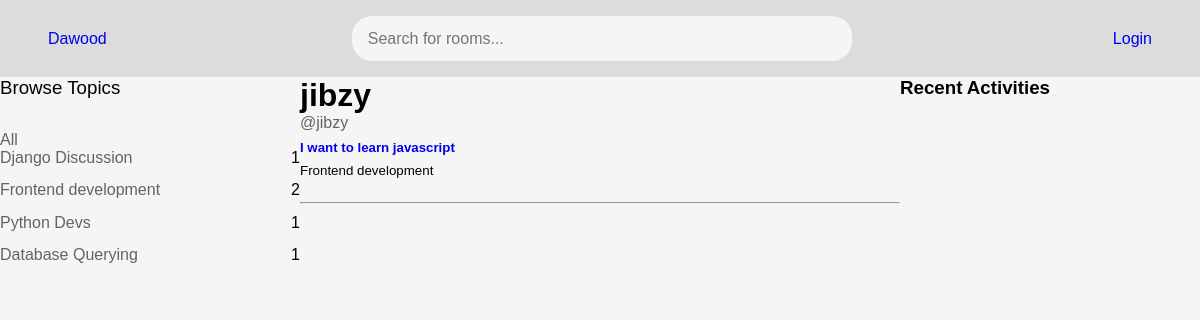
Before: /profile/3/ with the older database file.
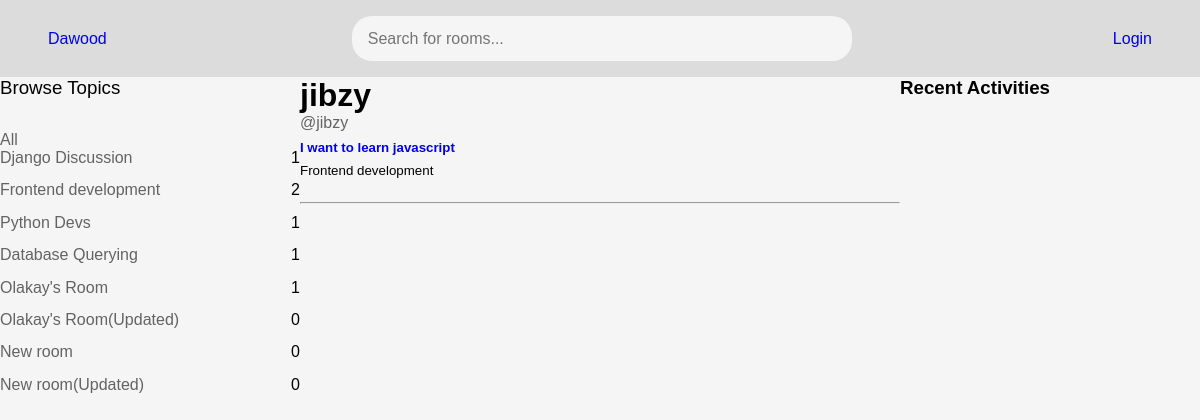
After: the same page with the newer database file.
### main/models.py (models this page shows, shortened)
class Topic(models.Model):
    name = models.CharField(max_length=200)

class Room(models.Model):
    host= models.ForeignKey(User, on_delete=models.SET_NULL, null=True)
    topic = models.ForeignKey(Topic, on_delete=models.SET_NULL, null=True)
    name = models.CharField(max_length=200)
    description = models.TextField(null=True, blank=True)
    participants = models.ManyToManyField(User, related_name="participants", blank=True)
    created = models.DateTimeField(auto_now_add= True)
    updated = models.DateTimeField(auto_now=True)
    class Meta:
        ordering = ["-updated", "-created"]

### main/views.py (the view)
# urls.py: path("profile/<str:pk>/", views.user_profile, name= "profile"),
def user_profile(request, pk):
    user  = User.objects.get(id = pk)
    topics = Topic.objects.all()
    recent_messages = user.message_set.all()
    rooms = user.room_set.all()
    context= {"user":user, "topics":topics, "rooms": rooms, "recent_messages": recent_messages}
    return render(request, 'main/profile.html', context)

### main/templates/main/profile.html (shortened to what this page needs)
{% extends "base.html" %} {% block content %}
<div class="profile_wrp">
  <div>{% include "main/topics.html" %}</div>
  <div>
    <h1>{{user.username}}</h1>
    {% include "main/feeds.html" %}
  </div>
  <div>{% include 'main/activities.html' %}</div>
</div>
{% endblock %}

### templates/base.html (shortened to what this page needs)
<!DOCTYPE html>
{% load static %}
<html lang="en">
  <head>
    <link rel="stylesheet" href="{% static 'styles/styles.css' %}" />
  </head>
  <body>
    {% include "nav.html" %} {% block content %} {% endblock %}
  </body>
</html>

### templates/nav.html (shortened to what this page needs)
<div class="nav">
  <a href="/">Dawood</a>
  <form action="{% url 'home' %}" method="get">
    <input
      class="nav-search"
      type="text"
      placeholder="Search for rooms..."
      name="q"
    />
  </form>
  {% if request.user.is_authenticated %}
  <div class="nav-login">
    <img src="" alt="" />
    <a href="{% url 'logout' %}">Logout</a>
    <a href="{% url 'edit-profile' request.user.id %}">Edit Profile</a>
  </div>
  {%else%}
  <div class="nav-login">
    <a href="{% url 'login-signup' %}">Login</a>
  </div>
  {%endif%}
</div>

### main/templates/main/topics.html
<div class="topics-bar">
  <h3>Browse Topics</h3>
  <a class="a" href="{% url 'home' %}">All</a>
  <div class="topics">
    {% for topic in topics %}
    <div class="topic-div">
      <a href="{% url 'home' %}?q={{topic.name}}">{{topic.name}}</a>
      <p>{{topic.room_set.all.count}}</p>
    </div>
    {% endfor%}
  </div>
</div>

### main/templates/main/feeds.html (shortened to what this page needs)
<div class="feed-wrp">
  {% for room in rooms %}
  <div class="feed-sub-wrp">
    <div class="feed-info">
      <a href="{% url 'profile' room.host.id %}">@{{room.host.username}}</a>
    </div>
    <h5>
      <a href="{% url 'room' room.id %}"> {{room.name}} </a>
    </h5>
    <small>{{room.topic.name}}</small>
  </div>
  <hr />
  {%endfor%}
</div>

### main/templates/main/activities.html (shortened to what this page needs)
<h3>Recent Activities</h3>

### static/styles/styles.css (style rules this page uses)
* { padding: 0; margin: 0; box-sizing: border-box; }
body { font-family: sans-serif; background-color: var(--color); }
a { text-decoration: none; }
:root { --color: #f5f5f5; --bg-color: gainsboro; --prm: rgb(100, 99, 99); }
.nav { width: 100%; display: flex; gap: 2rem; align-items: center; justify-content: space-between; padding: 1rem 3rem; background-color: var(--bg-color); }
.nav-search { height: 45px; outline: none; border: none; border-radius: 20px; width: 500px; background-color: var(--color); font-size: 1rem; text-indent: 1rem; }
.nav-search::placeholder { text-indent: 1rem; }
.nav-login { display: flex; gap: 1rem; align-items: center; }
.topics-bar h3 { padding-bottom: 2rem; font-weight: 500; }
.topics-bar > .a { color: rgb(100, 99, 99); padding-bottom: 1rem; }
.topics { display: flex; flex-direction: column; gap: 0.9rem; }
.topic-div { display: flex; justify-content: space-between; align-items: center; }
.topic-div a { text-decoration: none; color: rgb(100, 99, 99); }
.feed-wrp { display: flex; flex-direction: column; gap: 1.5rem; }
.feed-wrp .feed-sub-wrp { display: flex; flex-direction: column; gap: 0.5rem; }
.feed-wrp .feed-info { display: flex; gap: 2rem; align-items: center; }
.feed-info a { color: rgb(100, 99, 99); }

### main/templates/main/profile.html (style rules this page uses)
.profile_wrp { display: grid; grid-template-columns: 1fr 2fr 1fr; }

Changed rows visible on the page:
added Topic: name "Olakay's Room", room_set.all.count "1"
added Topic: name "Olakay's Room(Updated)", room_set.all.count "0"
added Topic: name "New room", room_set.all.count "0"
added Topic: name "New room(Updated)", room_set.all.count "0"
